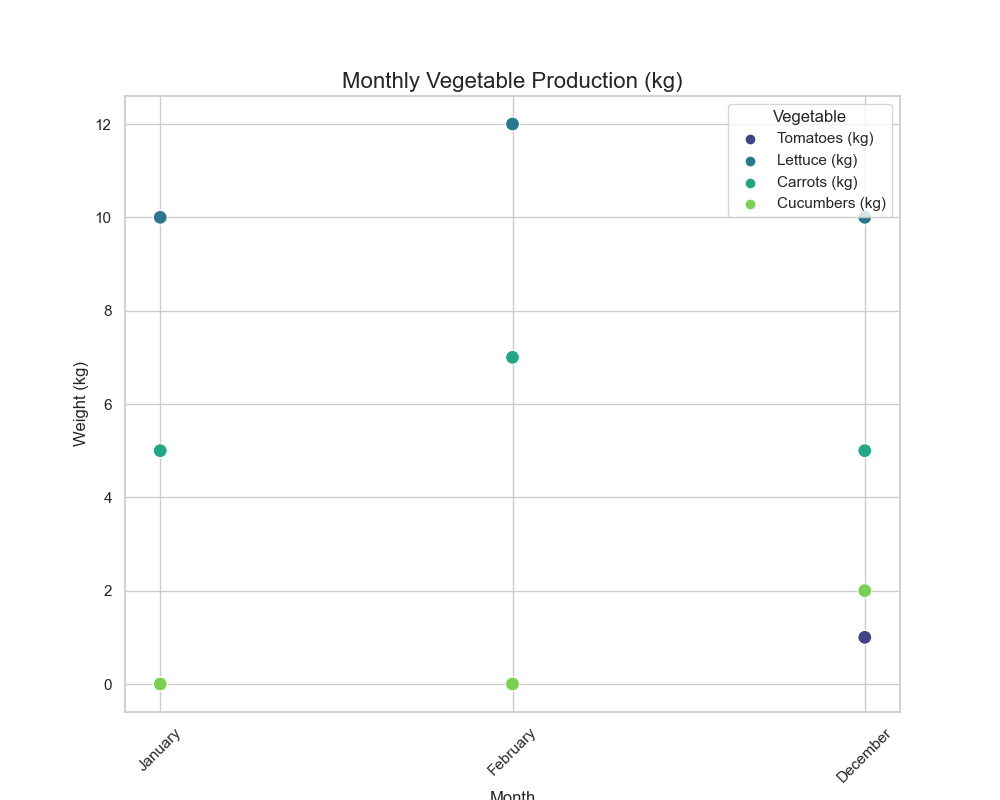

Source code (Python):

import seaborn as sns
import pandas as pd
import matplotlib.pyplot as plt

# Data provided
data = [
    {'Month': 'January', 'Tomatoes (kg)': 0, 'Lettuce (kg)': 10, 'Carrots (kg)': 5, 'Cucumbers (kg)': 0},
    {'Month': 'February', 'Tomatoes (kg)': 0, 'Lettuce (kg)': 12, 'Carrots (kg)': 7, 'Cucumbers (kg)': 0},
    # ... (other months here)
    {'Month': 'December', 'Tomatoes (kg)': 1, 'Lettuce (kg)': 10, 'Carrots (kg)': 5, 'Cucumbers (kg)': 2}
]

# Convert the data into a pandas DataFrame
df = pd.DataFrame(data)

# Now, let's melt the pandas DataFrame so that we have one column for the month,
# one for the vegetable, and one for the weight, which will be useful for Seaborn plotting.
df_melted = df.melt(id_vars=['Month'], var_name='Vegetable', value_name='Weight (kg)')

# Create a scatter plot using seaborn
sns.set(style='whitegrid')  # Setting the style of the plot
plt.figure(figsize=(10, 8))  # Set the size of the figure

# Plot the data
scatterplot = sns.scatterplot(
    x='Month',
    y='Weight (kg)',
    hue='Vegetable',  # Differentiate by vegetable type
    palette='viridis',  # Color palette used
    data=df_melted,
    s=100  # Size of the scatter points
)

# Improve readability by rotating the x-labels
plt.xticks(rotation=45)

# Set title and labels with font size adjustment
plt.title('Monthly Vegetable Production (kg)', fontsize=16)
plt.xlabel('Month', fontsize=12)
plt.ylabel('Weight (kg)', fontsize=12)

# Show the legend
plt.legend(title='Vegetable')

# Show the plot
plt.show()
